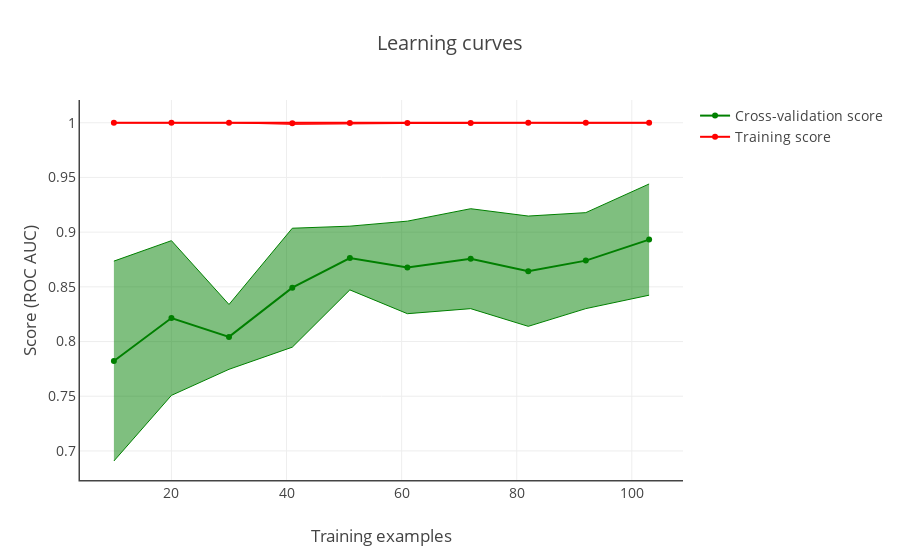

Source (notebook cell):
### Code cell
l = plot_learning_curve(
    estimator=final_model,
    X=X_train,
    y=y_train.ravel(),
    scoring=scoring,
    cv=5,
    train_sizes=np.linspace(.1, 1.0, 10))
py.iplot(l, filename='fatigue/learning_curve')

### Figure 1 — Plotly figure (JSON) as saved in the notebook; plotly's stock layout.template omitted (floating-point values rounded to 4 significant figures)
{"data": [{"marker": {"color": "red"}, "name": "Training score", "type": "scatter", "x": [10, 20, 30, 41, 51, 61, 72, 82, 92, 103], "y": [1, 1, 1, 0.9995, 0.9997, 0.9998, 0.9998, 1, 0.9999, 1]}, {"line": {"color": "red", "width": 1}, "mode": "lines", "showlegend": false, "type": "scatter", "x": [10, 20, 30, 41, 51, 61, 72, 82, 92, 103], "y": [1, 1, 1, 1.0, 1.0, 1.0, 1.0, 1, 1.0, 1]}, {"fill": "tonexty", "line": {"color": "red", "width": 1}, "mode": "lines", "showlegend": false, "type": "scatter", "x": [10, 20, 30, 41, 51, 61, 72, 82, 92, 103], "y": [1, 1, 1, 0.9985, 0.9991, 0.9994, 0.9995, 1, 0.9997, 1]}, {"marker": {"color": "green"}, "name": "Cross-validation score", "type": "scatter", "x": [10, 20, 30, 41, 51, 61, 72, 82, 92, 103], "y": [0.7821, 0.8215, 0.8042, 0.8492, 0.8763, 0.8678, 0.8757, 0.8643, 0.874, 0.8932]}, {"line": {"color": "green", "width": 1}, "mode": "lines", "showlegend": false, "type": "scatter", "x": [10, 20, 30, 41, 51, 61, 72, 82, 92, 103], "y": [0.8735, 0.8922, 0.8339, 0.9036, 0.9055, 0.91, 0.9214, 0.9147, 0.9178, 0.944]}, {"fill": "tonexty", "line": {"color": "green", "width": 1}, "mode": "lines", "showlegend": false, "type": "scatter", "x": [10, 20, 30, 41, 51, 61, 72, 82, 92, 103], "y": [0.6908, 0.7508, 0.7746, 0.7949, 0.8472, 0.8255, 0.8301, 0.8139, 0.8301, 0.8424]}], "layout": {"font": {"size": 14}, "hovermode": "closest", "title": "Learning curves", "xaxis": {"linewidth": 1.5, "showline": true, "title": "Training examples"}, "yaxis": {"linewidth": 1.5, "showline": true, "title": "Score (ROC AUC)"}}}
